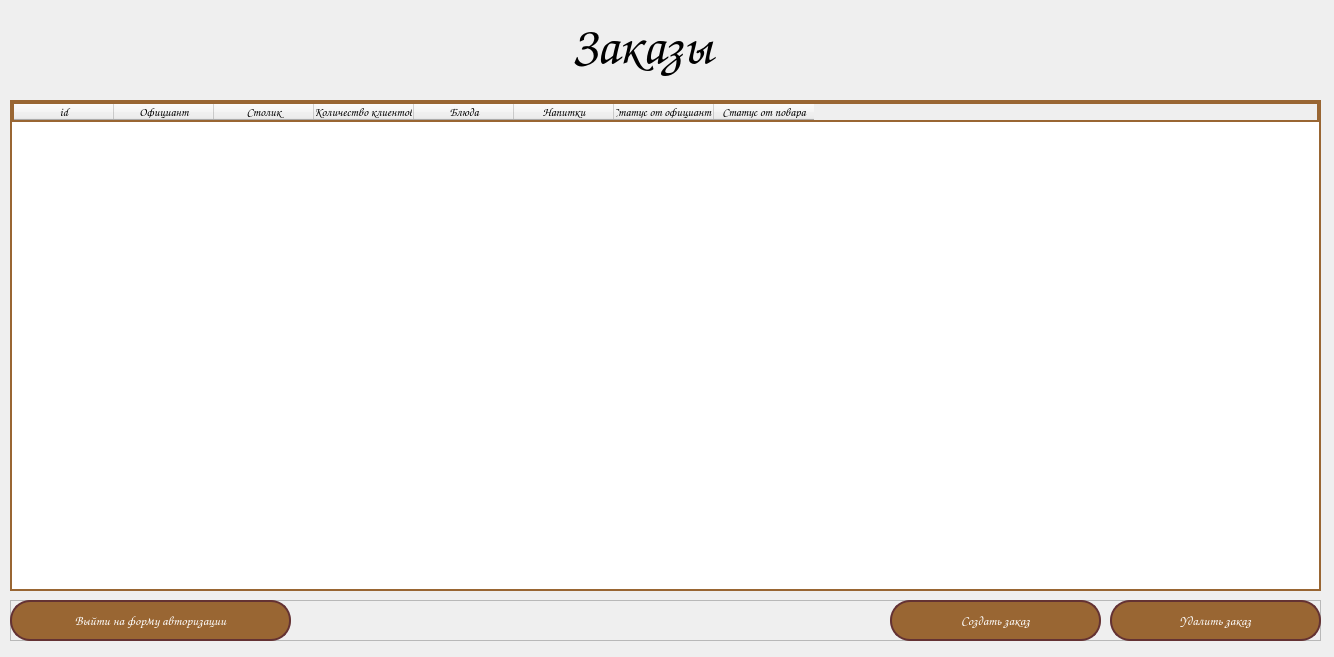
<?xml version="1.0" encoding="UTF-8"?>
<ui version="4.0">
 <class>vo_waiter</class>
 <widget class="QMainWindow" name="vo_waiter">
  <property name="geometry">
   <rect>
    <x>0</x>
    <y>0</y>
    <width>1334</width>
    <height>657</height>
   </rect>
  </property>
  <property name="windowTitle">
   <string>Панель официанта. Заказы</string>
  </property>
  <property name="windowIcon">
   <iconset resource="../../../static/resource.qrc">
    <normaloff>:/img/img/Logotip.png</normaloff>:/img/img/Logotip.png</iconset>
  </property>
  <widget class="QWidget" name="centralwidget">
   <widget class="QWidget" name="widget" native="true">
    <property name="geometry">
     <rect>
      <x>0</x>
      <y>0</y>
      <width>1321</width>
      <height>101</height>
     </rect>
    </property>
    <widget class="QWidget" name="widget_3" native="true">
     <property name="geometry">
      <rect>
       <x>380</x>
       <y>20</y>
       <width>581</width>
       <height>80</height>
      </rect>
     </property>
     <widget class="QLabel" name="label">
      <property name="geometry">
       <rect>
        <x>190</x>
        <y>-20</y>
        <width>221</width>
        <height>91</height>
       </rect>
      </property>
      <property name="font">
       <font>
        <family>Comic Sans MS</family>
        <pointsize>40</pointsize>
       </font>
      </property>
      <property name="text">
       <string>Заказы</string>
      </property>
     </widget>
    </widget>
   </widget>
   <widget class="QWidget" name="widget_2" native="true">
    <property name="geometry">
     <rect>
      <x>10</x>
      <y>80</y>
      <width>1311</width>
      <height>581</height>
     </rect>
    </property>
    <widget class="QTableWidget" name="table_order">
     <property name="geometry">
      <rect>
       <x>0</x>
       <y>20</y>
       <width>1311</width>
       <height>491</height>
      </rect>
     </property>
     <property name="font">
      <font>
       <family>Comic Sans MS</family>
      </font>
     </property>
     <property name="styleSheet">
      <string notr="true">border: 2px solid rgb(153, 102, 51);</string>
     </property>
     <column>
      <property name="text">
       <string>id</string>
      </property>
     </column>
     <column>
      <property name="text">
       <string>Официант</string>
      </property>
     </column>
     <column>
      <property name="text">
       <string>Столик</string>
      </property>
     </column>
     <column>
      <property name="text">
       <string>Количество клиентов</string>
      </property>
     </column>
     <column>
      <property name="text">
       <string>Блюда</string>
      </property>
     </column>
     <column>
      <property name="text">
       <string>Напитки</string>
      </property>
     </column>
     <column>
      <property name="text">
       <string>Статус от официанта</string>
      </property>
     </column>
     <column>
      <property name="text">
       <string>Статус от повара</string>
      </property>
     </column>
    </widget>
    <widget class="QFrame" name="frame">
     <property name="geometry">
      <rect>
       <x>0</x>
       <y>520</y>
       <width>1311</width>
       <height>41</height>
      </rect>
     </property>
     <property name="frameShape">
      <enum>QFrame::StyledPanel</enum>
     </property>
     <property name="frameShadow">
      <enum>QFrame::Raised</enum>
     </property>
     <widget class="QPushButton" name="btn_auth">
      <property name="geometry">
       <rect>
        <x>0</x>
        <y>0</y>
        <width>281</width>
        <height>41</height>
       </rect>
      </property>
      <property name="font">
       <font>
        <family>Comic Sans MS</family>
        <pointsize>10</pointsize>
        <weight>75</weight>
        <bold>true</bold>
       </font>
      </property>
      <property name="styleSheet">
       <string notr="true">QPushButton {
    background-color: rgba(153, 102, 51);
    border: 2px solid rgba(100, 50, 51);
    border-radius: 20px;
    color: white;
    font-weight: bold;
    font-size: 10pt;
}
QPushButton:hover {
    background-color: rgba(73, 140, 81);
}
QPushButton:pressed {
    background-color: rgba(73, 140, 81);
}
</string>
      </property>
      <property name="text">
       <string>Выйти на форму авторизации</string>
      </property>
      <property name="autoDefault">
       <bool>false</bool>
      </property>
     </widget>
     <widget class="QPushButton" name="btn_add_order">
      <property name="geometry">
       <rect>
        <x>880</x>
        <y>0</y>
        <width>211</width>
        <height>41</height>
       </rect>
      </property>
      <property name="font">
       <font>
        <family>Comic Sans MS</family>
        <pointsize>10</pointsize>
        <weight>75</weight>
        <bold>true</bold>
       </font>
      </property>
      <property name="styleSheet">
       <string notr="true">QPushButton {
    background-color: rgba(153, 102, 51);
    border: 2px solid rgba(100, 50, 51);
    border-radius: 20px;
    color: white;
    font-weight: bold;
    font-size: 10pt;
}
QPushButton:hover {
    background-color: rgba(73, 140, 81);
}
QPushButton:pressed {
    background-color: rgba(73, 140, 81);
}
</string>
      </property>
      <property name="text">
       <string>Создать заказ</string>
      </property>
      <property name="autoDefault">
       <bool>false</bool>
      </property>
     </widget>
     <widget class="QPushButton" name="btn_delete_order">
      <property name="geometry">
       <rect>
        <x>1100</x>
        <y>0</y>
        <width>211</width>
        <height>41</height>
       </rect>
      </property>
      <property name="font">
       <font>
        <family>Comic Sans MS</family>
        <pointsize>10</pointsize>
        <weight>75</weight>
        <bold>true</bold>
       </font>
      </property>
      <property name="styleSheet">
       <string notr="true">QPushButton {
    background-color: rgba(153, 102, 51);
    border: 2px solid rgba(100, 50, 51);
    border-radius: 20px;
    color: white;
    font-weight: bold;
    font-size: 10pt;
}
QPushButton:hover {
    background-color: rgba(73, 140, 81);
}
QPushButton:pressed {
    background-color: rgba(73, 140, 81);
}
</string>
      </property>
      <property name="text">
       <string>Удалить заказ</string>
      </property>
      <property name="autoDefault">
       <bool>false</bool>
      </property>
     </widget>
    </widget>
   </widget>
  </widget>
 </widget>
 <resources>
  <include location="../../../static/resource.qrc"/>
 </resources>
 <connections/>
</ui>
